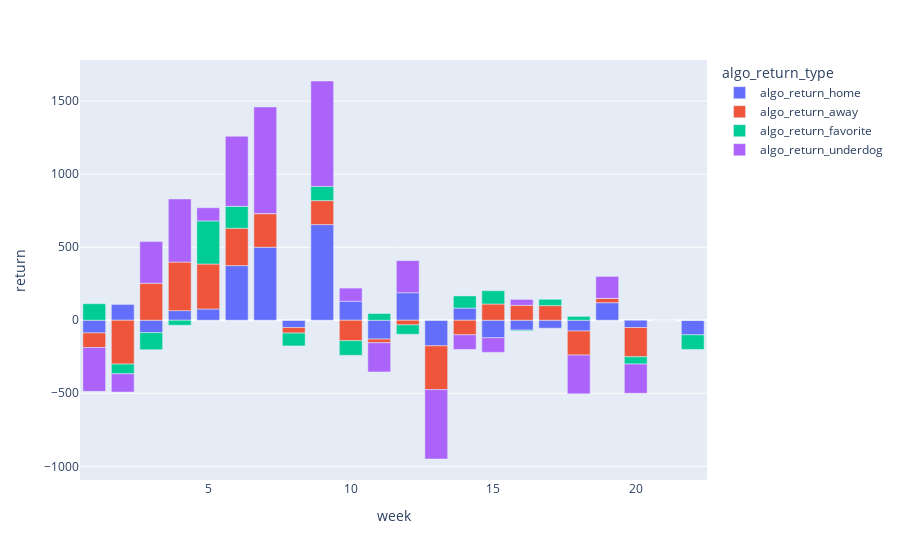

The notebook cell saved with this chart:
### Code cell
# Week by week return 

fig = px.bar(test_pivoted, x="week", y="return", color='algo_return_type')
fig.show()

### Figure 1 — Plotly figure (JSON) as saved in the notebook; plotly's stock layout.template omitted (floating-point values rounded to 4 significant figures)
{"data": [{"alignmentgroup": "True", "hovertemplate": "algo_return_type=algo_return_home<br>week=%{x}<br>return=%{y}<extra></extra>", "legendgroup": "algo_return_home", "marker": {"color": "#636efa"}, "name": "algo_return_home", "offsetgroup": "algo_return_home", "orientation": "v", "showlegend": true, "textposition": "auto", "type": "bar", "x": [1, 2, 3, 4, 5, 6, 7, 8, 9, 10, 11, 12, 13, 14, 15, 16, 17, 18, 19, 20, 21, 22], "xaxis": "x", "y": [-86.91, 108.2, -84.95, 65.79, 76.99, 374.0, 500, -50, 654.9, 130.1, -129.1, 188.0, -175, 83.18, -120, -67.85, -54.55, -73.68, 120, -50, 0, -100], "yaxis": "y"}, {"alignmentgroup": "True", "hovertemplate": "algo_return_type=algo_return_away<br>week=%{x}<br>return=%{y}<extra></extra>", "legendgroup": "algo_return_away", "marker": {"color": "#EF553B"}, "name": "algo_return_away", "offsetgroup": "algo_return_away", "orientation": "v", "showlegend": true, "textposition": "auto", "type": "bar", "x": [1, 2, 3, 4, 5, 6, 7, 8, 9, 10, 11, 12, 13, 14, 15, 16, 17, 18, 19, 20, 21, 22], "xaxis": "x", "y": [-100, -300, 253.3, 332.2, 308.0, 255.8, 230, -37.89, 164.1, -140, -24.98, -31.97, -300, -100, 111.1, 102.5, 100, -165, 30, -200, 0, 0], "yaxis": "y"}, {"alignmentgroup": "True", "hovertemplate": "algo_return_type=algo_return_favorite<br>week=%{x}<br>return=%{y}<extra></extra>", "legendgroup": "algo_return_favorite", "marker": {"color": "#00cc96"}, "name": "algo_return_favorite", "offsetgroup": "algo_return_favorite", "orientation": "v", "showlegend": true, "textposition": "auto", "type": "bar", "x": [1, 2, 3, 4, 5, 6, 7, 8, 9, 10, 11, 12, 13, 14, 15, 16, 17, 18, 19, 20, 21, 22], "xaxis": "x", "y": [113.1, -66.84, -116.9, -34.21, 295.0, 149.8, 0, -87.89, 96.97, -99.95, 45.94, -63.94, 0, 83.18, 91.12, -5.35, 45.45, 26.32, 0, -50, 0, -100], "yaxis": "y"}, {"alignmentgroup": "True", "hovertemplate": "algo_return_type=algo_return_underdog<br>week=%{x}<br>return=%{y}<extra></extra>", "legendgroup": "algo_return_underdog", "marker": {"color": "#ab63fa"}, "name": "algo_return_underdog", "offsetgroup": "algo_return_underdog", "orientation": "v", "showlegend": true, "textposition": "auto", "type": "bar", "x": [1, 2, 3, 4, 5, 6, 7, 8, 9, 10, 11, 12, 13, 14, 15, 16, 17, 18, 19, 20, 21, 22], "xaxis": "x", "y": [-300, -125, 285.2, 432.2, 90, 480, 730, 0, 722, 90, -200, 220, -475, -100, -100, 40, 0, -265, 150, -200, 0, 0], "yaxis": "y"}], "layout": {"barmode": "relative", "legend": {"title": {"text": "algo_return_type"}, "tracegroupgap": 0}, "margin": {"t": 60}, "xaxis": {"anchor": "y", "domain": [0, 1], "title": {"text": "week"}}, "yaxis": {"anchor": "x", "domain": [0, 1], "title": {"text": "return"}}}}
